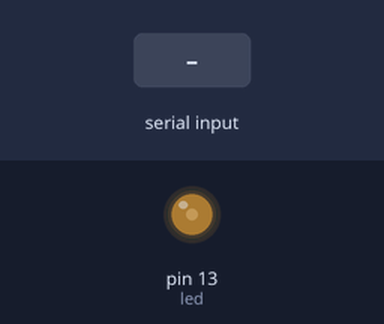
A sketch run on a simulated Arduino Uno, built with avr-gcc and run on an emulated ATmega328P. Parts: output pins drawn as LEDs (lit = HIGH). Inputs (shaded band) come from the test bench.

Above: at 1.2 s.
1.3 s: "5\n" received over Serial
At 2.8 s:
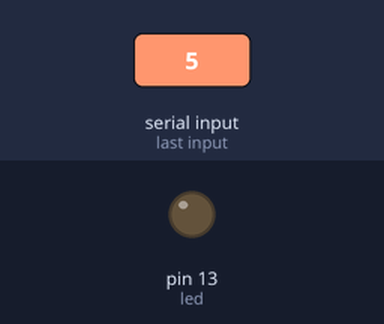
4.3 s: "90,45\n" received over Serial
At 6.3 s:
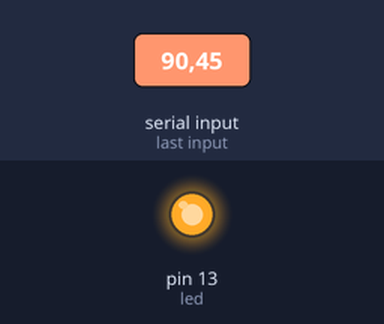
Timing chart, 0 to 7.8 s (numbered marks = the images above; inputs shaded):
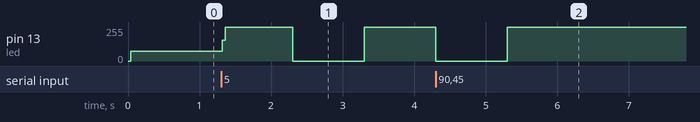

The sketch:

Projeto1-Blink_LED_Serial.ino
```cpp
#define led 13

int x = 0;

void setup() {
  pinMode(led,OUTPUT);
  Serial.begin(9600);
}

void loop() {
  if(Serial.available()){
    x = Serial.parseInt();

    Serial.read();

    digitalWrite(led,1);

    delay(x*200);

    digitalWrite(led,0);

    delay(x*200);
  }else{
    digitalWrite(led,1);

    delay(x*200);

    digitalWrite(led,0);

    delay(x*200);
  }
}
```

Measured:
- after the input at 1.3 s, pin 13 (led): 74/255 → 255/255 at once, → 0/255 0.98 s later, → 255/255 1.0 s later
- after the input at 4.3 s, pin 13 (led): goes on until 5.3 s, then stays 255/255
